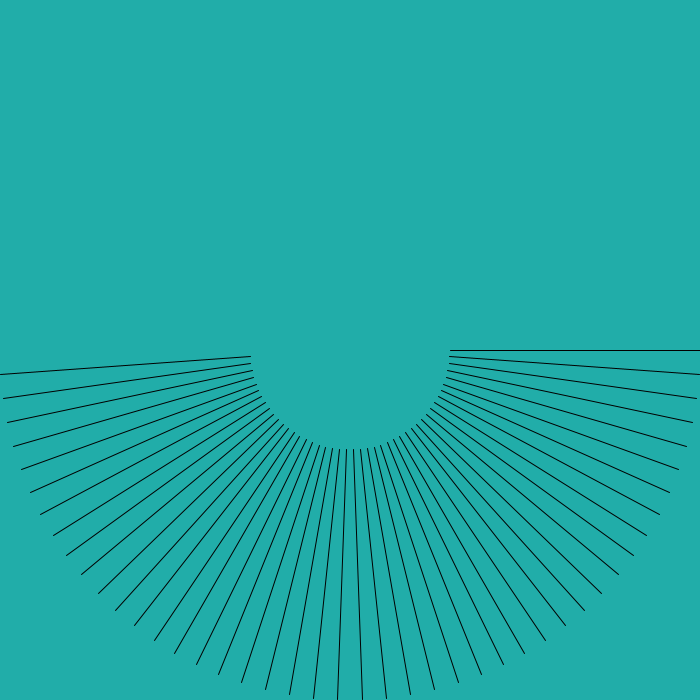
Frame 1 (no input)
Frame 60 (the mouse pressed at the canvas centre just before this capture): identical to frame 1, image omitted
Frame 120 (the mouse held since frame 60 and released just before this capture): identical to frame 1, image omitted

The Processing sketch that drew this single still picture (run headless with seeded random() and noise(); from frame 60 on, the mouse is pressed at the canvas centre):

// Processing sketch: sketch_one
// ── sketch_one.pde
void setup() {
  size(700, 700);
  background(#21ada9);
}

void draw () {
    background(#21ada9);
    translate(width/2,height/2);
    for (int a=0; a<180; a+=4){
        pushMatrix();
        rotate(radians(a));
        line(100, 0, 350, 0);
        popMatrix();
    }
}

//void 
